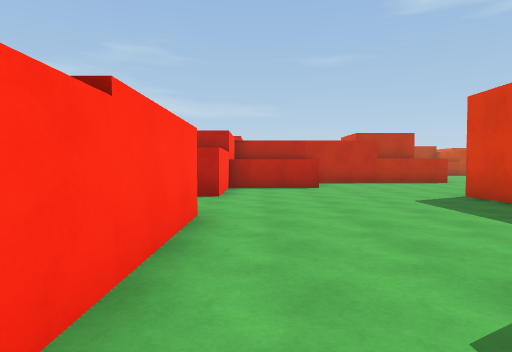
view 1 (above)

21 first-person views from a walk through a scene from a Unity 3-D project. The camera is 1.3 m above the floor, tilts 2° down and sees 75° across. The floor is counted in squares, 2 m on a side. Each view is taken from the middle of a square. On the plan, view 1 faces up. The plan holds only what a view shows up to about 10 squares ahead; the rest is blank.

view 2
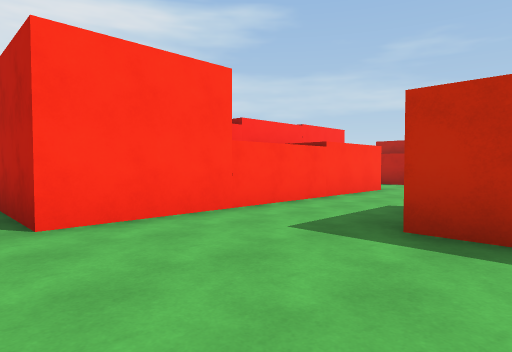

view 3
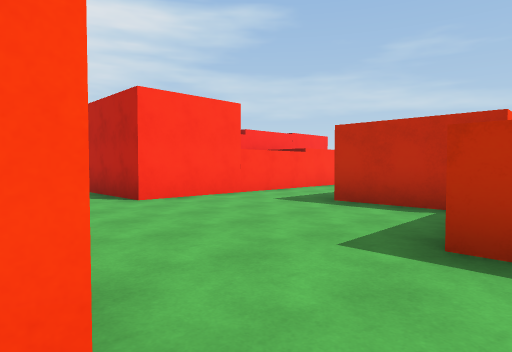

view 4
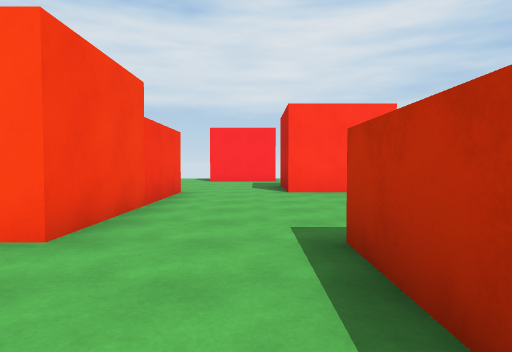

view 5
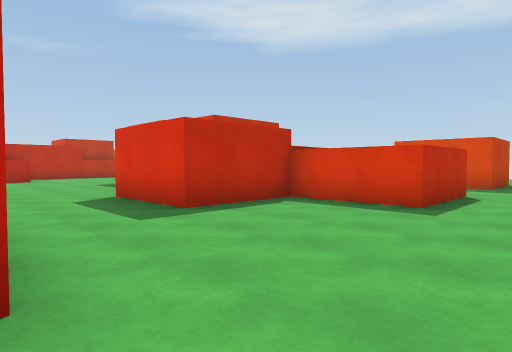

view 6
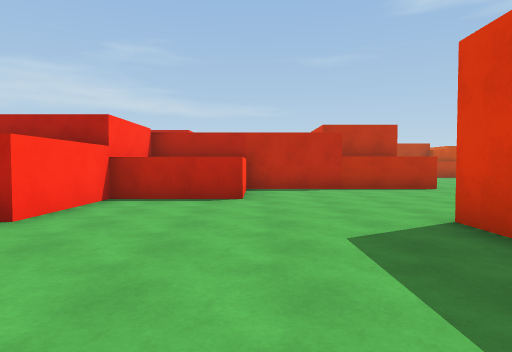

view 7
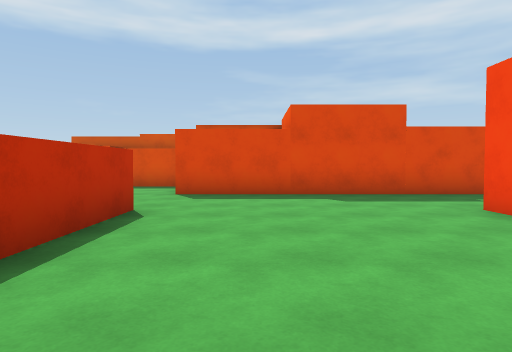

view 8
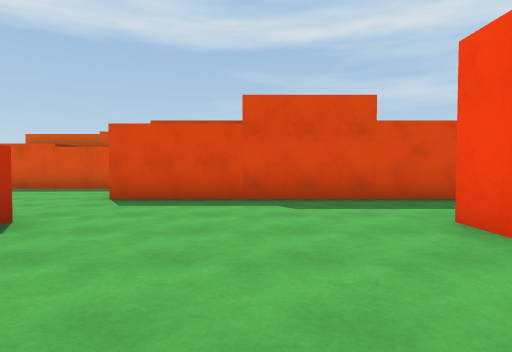

view 9
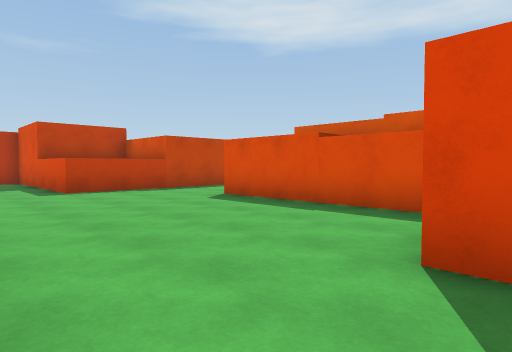

view 10
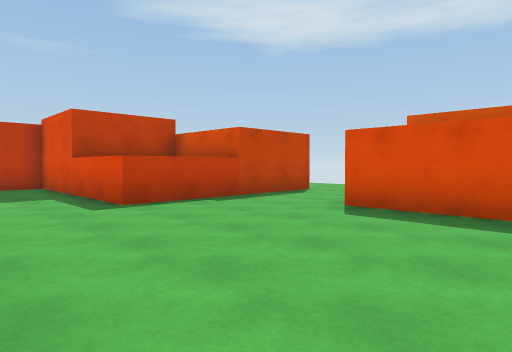

view 11
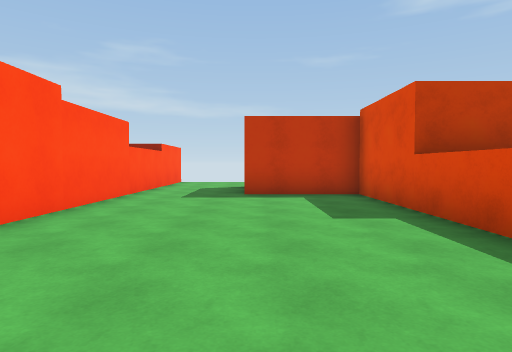

view 12
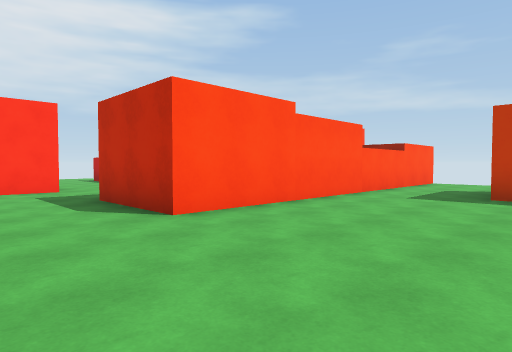

view 13
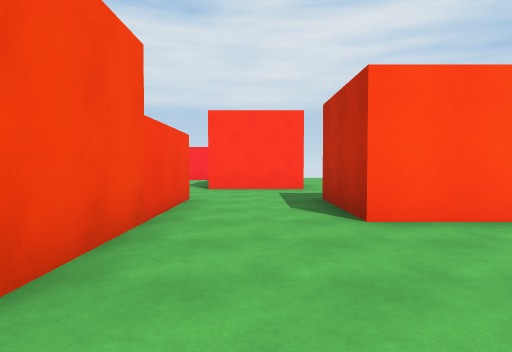

view 14
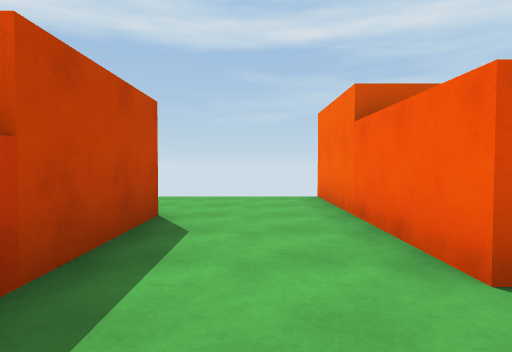

view 15
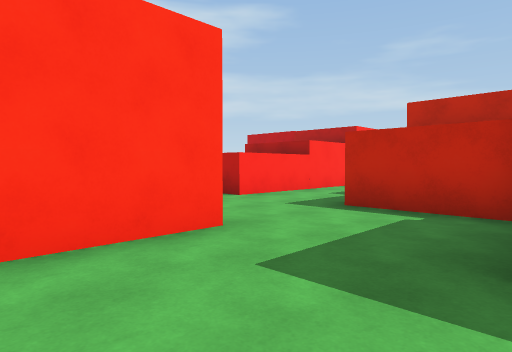

view 16
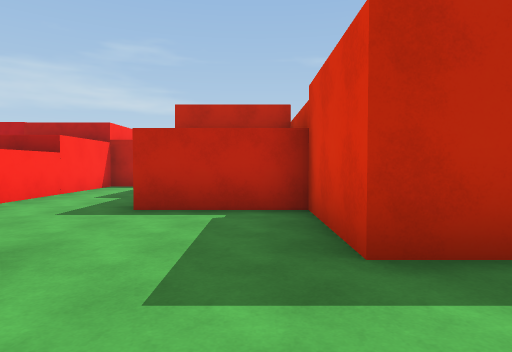

view 17
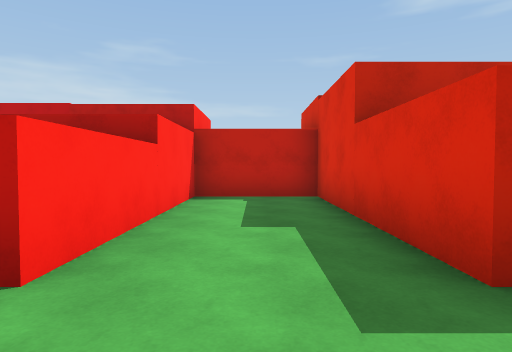

view 18
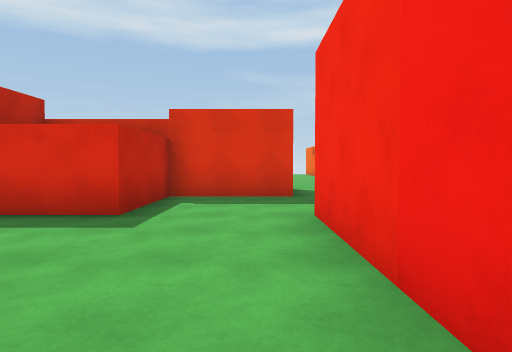

view 19
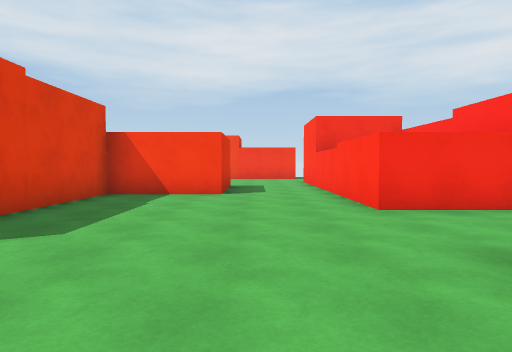

view 20
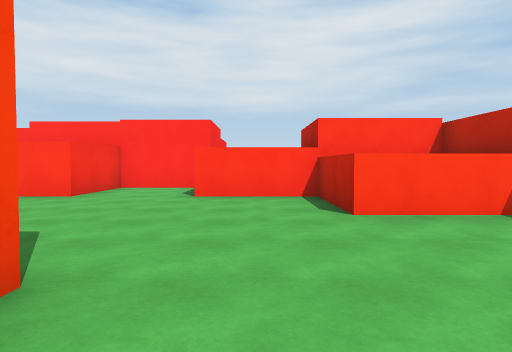

view 21
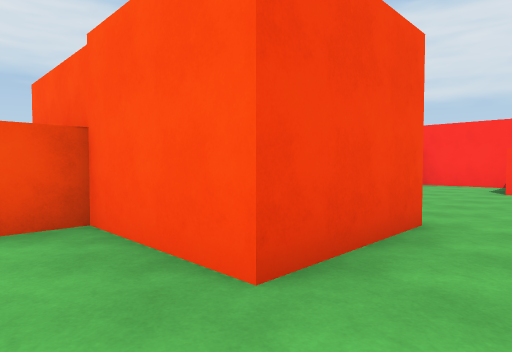

### Floor plan
Points are (right, up) in squares from view 1. A wall is a line through its corners. A room is listed if a view was taken in it or the views show most of it. See-through windows are left out.
Room 1 (views 1, 2)
walls: (5.5, -3.2) (4.3, -3.2) (4.3, -0.7) (1.8, -0.7) (1.8, 1.8); (0.4, -5.7) (4.3, -5.7); (-0.7, 1.5) (-0.7, -3.2)
ways out: opening at (4.5, -4.5) to room 2; opening at (-0.5, -4.5) to room 3; opening at (0.5, 0.5) to room 4
Room 2 (views 3, 4)
walls: (6.8, -3.2) (5.5, -3.2); (11.5, -3.2) (9.3, -3.2) (9.3, -2.6); (4.3, -5.7) (4.3, -6.1)
ways out: opening at (4.5, -4.5) to room 1
Room 3 (view 5)
walls: (-0.8, -5.7) (0.4, -5.7); (-0.7, -3.2) (-3.2, -3.2)
ways out: opening at (-0.5, -4.5) to room 1
Room 4 (views 6, 7, 8, 9, 10, 11, 12, 13, 14, 15, 16, 17, 19, 20, 21)
walls: (6.9, 11.7) (-0.1, 11.7); (11.8, 12.2) (11.8, 16.8) (16.8, 16.8); (1.8, 11.5) (1.8, 9.3) (-0.8, 9.3); (1.8, 16.8) (6.5, 16.8); (11.8, 19.1) (11.8, 21.1); (10.1, 21.8) (9.2, 21.8); (-0.7, 10.6) (-0.7, 6.7) (-1.2, 6.7); (14.2, 19.2) (9.3, 19.2) (9.3, 24.2) (6.8, 24.2); (9.3, 5) (9.3, 11.8); (-4.1, 19.2) (-0.7, 19.2) (-0.7, 16.8); (-3.2, 6.5) (-3.2, 4.3) (-0.7, 4.3) (-0.7, 1.5); (4.3, 26.4) (4.3, 19.2) (1.8, 19.2) (1.8, 21.8) (-0.7, 21.8) (-0.7, 26.7) (-3.2, 26.7) (-3.2, 21.8); (1.8, 1.8) (4.3, 1.8) (4.3, 6.8) (6.7, 6.8) (6.7, 4.3) (7.6, 4.3)
ways out: opening at (0.5, 0.5) to room 1; opening at (-4.5, 20.5) to room 5; opening at (0.5, 16.5); opening at (5.5, 25.5); opening at (15.5, 20.5)
Room 5 (view 18)
walls: (-3.2, 21.8) (-3.9, 21.8)
ways out: opening at (-4.5, 20.5) to room 4

Positions as (right, up) in squares from view 1, and headings:
1: (0, 0), facing up
2: (3, -4), facing up-left
3: (5, -6), facing up-left
4: (7, -4), facing left
5: (-1, -5), facing up-right
6: (2, 3), facing up
7: (2, 10), facing right
8: (3, 9), facing right
9: (7, 11), facing up-right
10: (7, 14), facing up-right
11: (7, 17), facing up
12: (8, 17), facing up-left
13: (8, 18), facing left
14: (10, 18), facing right
15: (2, 17), facing up-left
16: (1, 17), facing up
17: (-2, 20), facing up
18: (-5, 20), facing right
19: (1, 9), facing down
20: (6, 8), facing left
21: (8, 8), facing down-left
